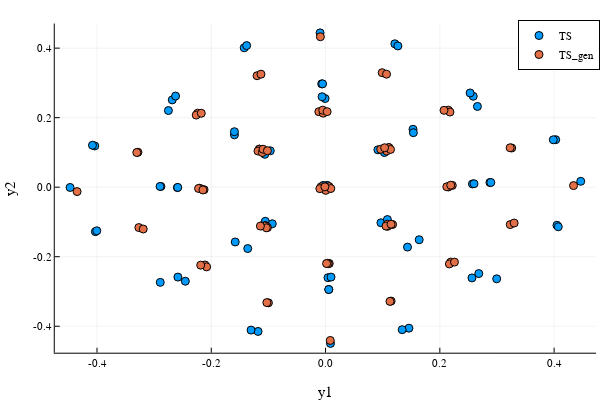

The cell this chart's notebook holds for it:
### Code cell
scatter!(eachrow(Y_gen)..., hover = [i for i in 1:lastindex(eachcol(Z_))],
xlabel="y1",ylabel="y2", label = "TS_gen")
